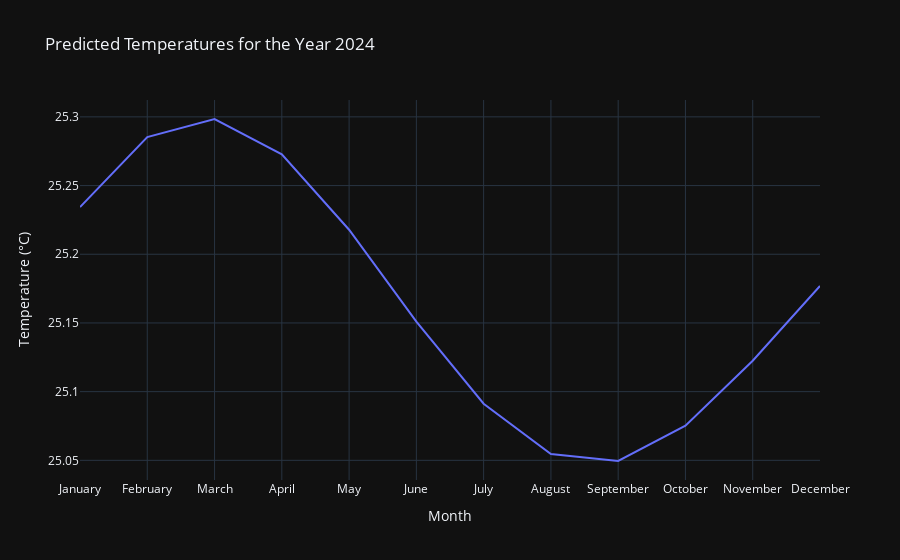

The notebook cell saved with this chart:
### Code cell
import plotly.graph_objects as go

# Assuming `out_of_sample_forecast` and `num_years` are already defined

# Create the trace for the predicted temperatures
trace = go.Scatter(
    x=["January", "February", "March", "April", "May", "June", "July", "August", "September", "October", "November", "December"],
    y=out_of_sample_forecast[-12:],  # Assuming this contains predictions for the last 12 months
    mode='lines',
    name='Average Temperature'
)

# Layout of the plot
layout = go.Layout(
    title=f'Predicted Temperatures for the Year {2014 + num_years}',
    xaxis=dict(title='Month'),
    yaxis=dict(title='Temperature (°C)'),
    template="plotly_dark"  # Optional for dark theme
)

# Create the figure and display it
fig = go.Figure(data=[trace], layout=layout)
fig.show()  # Use fig.show() for interactive Plotly plots

### Figure 1 — Plotly figure (JSON) as saved in the notebook; plotly's stock layout.template omitted (floating-point values rounded to 4 significant figures)
{"data": [{"mode": "lines", "name": "Average Temperature", "type": "scatter", "x": ["January", "February", "March", "April", "May", "June", "July", "August", "September", "October", "November", "December"], "y": [25.23, 25.29, 25.3, 25.27, 25.22, 25.15, 25.09, 25.05, 25.05, 25.08, 25.12, 25.18]}], "layout": {"title": {"text": "Predicted Temperatures for the Year 2024"}, "xaxis": {"title": {"text": "Month"}}, "yaxis": {"title": {"text": "Temperature (°C)"}}}}
